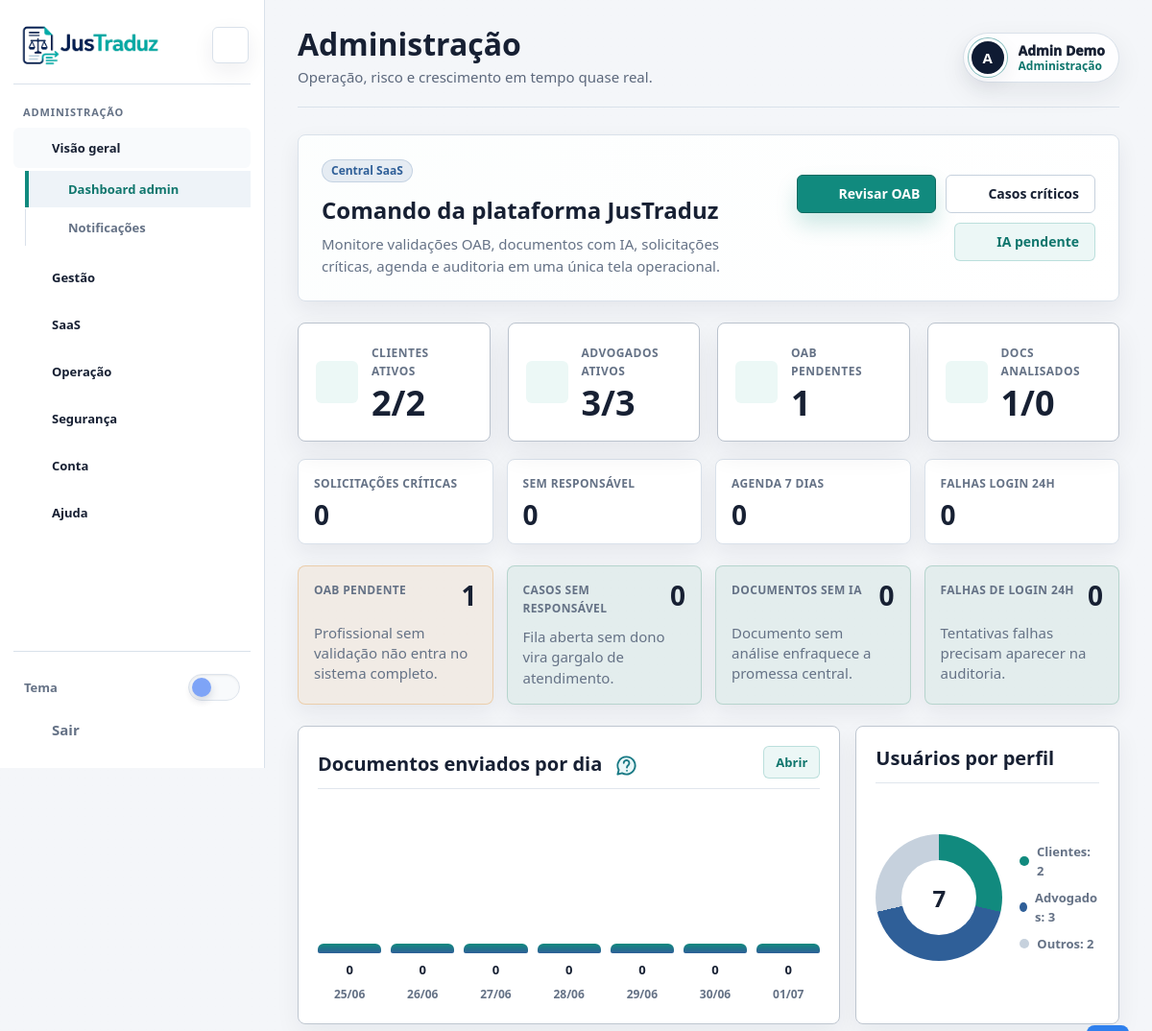
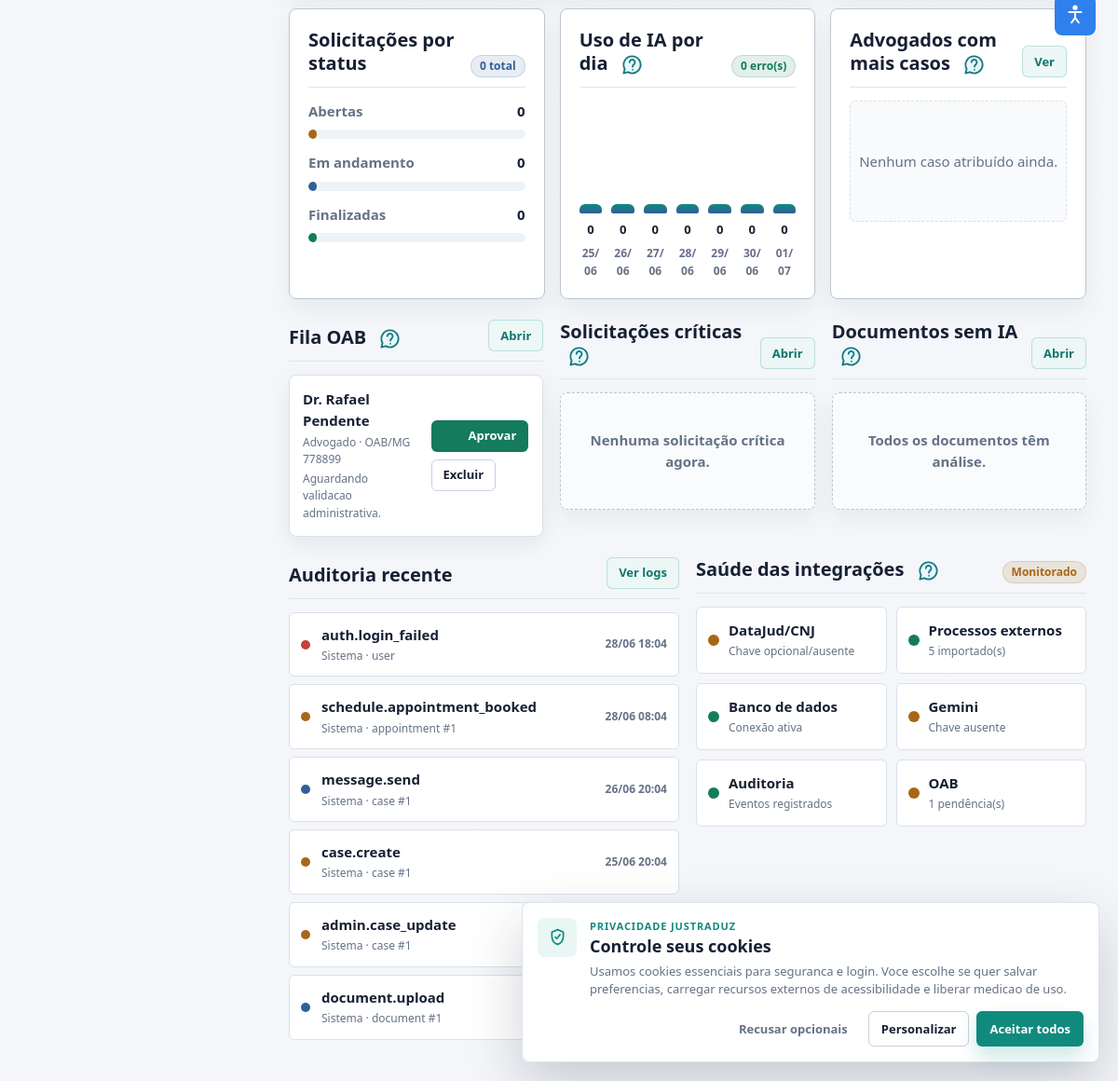
Screenshot of /frontend/admin/dashboard-admin.php (signed in) with the database file from the repository (2 pictures, top to bottom).
### tables this page shows
CREATE TABLE IF NOT EXISTS users (
    id INT AUTO_INCREMENT PRIMARY KEY,
    organization_id INT NULL,
    nome VARCHAR(100) NOT NULL,
    email VARCHAR(100) UNIQUE NOT NULL,
    senha VARCHAR(255) NOT NULL,
    tipo ENUM('cliente', 'advogado', 'admin') NOT NULL,
    
    oab VARCHAR(20),
    oab_uf VARCHAR(10),
    oab_status VARCHAR(50),
    oab_rejection_reason TEXT NULL,
    oab_submitted_at DATETIME NULL,
    oab_validated_at DATETIME NULL,
    oab_validated_by INT NULL,
    oab_parametro TEXT,
    oab_verificado BOOLEAN DEFAULT FALSE,

     
    oab_tipo VARCHAR(50),
    status_cna ENUM('pendente', 'verificado', 'invalido', 'nao_encontrado') DEFAULT 'pendente',
    cna_validado_em DATETIME NULL,
    cna_origem VARCHAR(50) NULL,
    cna_payload_cache TEXT NULL,
    cna_ultimo_erro TEXT NULL,
    cna_tentativas INT DEFAULT 0,
    
    telefone VARCHAR(25),
    cpf VARCHAR(14),
    foto_perfil VARCHAR(255),
    google_sub VARCHAR(255) UNIQUE,
    google_picture VARCHAR(255),
    google_linked_at DATETIME NULL,
    provider VARCHAR(30) NULL,
    profile_completed BOOLEAN DEFAULT TRUE,
    email_verified_at DATETIME NULL,
    deletion_requested_at DATETIME NULL,
    deletion_scheduled_at DATETIME NULL,
    status ENUM('ativo','inativo') DEFAULT 'ativo',
    created_at TIMESTAMP DEFAULT CURRENT_TIMESTAMP,
    updated_at DATETIME NULL DEFAULT NULL ON UPDATE CURRENT_TIMESTAMP,
    INDEX idx_users_tipo_status (tipo, status),
    UNIQUE KEY uniq_users_cpf (cpf),
    INDEX idx_users_oab_status (oab_status),
    INDEX idx_users_organization (organization_id),
    INDEX idx_users_provider (provider),
    INDEX idx_users_google_sub (google_sub),
    INDEX idx_users_deletion_schedule (deletion_scheduled_at),
    FOREIGN KEY (oab_validated_by) REFERENCES users(id) ON DELETE SET NULL
) DEFAULT CHARSET=utf8mb4;

CREATE TABLE IF NOT EXISTS audit_logs (
    id INT AUTO_INCREMENT PRIMARY KEY,
    user_id INT NULL,
    action VARCHAR(100) NOT NULL,
    entity_type VARCHAR(80),
    entity_id INT NULL,
    details JSON NULL,
    ip_address VARCHAR(45),
    user_agent VARCHAR(255),
    created_at TIMESTAMP DEFAULT CURRENT_TIMESTAMP,
    FOREIGN KEY (user_id) REFERENCES users(id) ON DELETE SET NULL,
    INDEX idx_audit_action (action, created_at),
    INDEX idx_audit_user (user_id, created_at),
    INDEX idx_audit_entity (entity_type, entity_id)
) DEFAULT CHARSET=utf8mb4;

### frontend/pages/admin/dashboard-admin.php (the view, shortened to what the rows shown need)
<?php
require_once dirname(__DIR__, 2) . '/app/bootstrap.php';
function admin_action_severity(string $action): string
{
    if (str_contains($action, 'failed') || str_contains($action, 'error') || str_contains($action, 'delete')) {
        return 'critical';
    }
    if (str_starts_with($action, 'admin.') || str_starts_with($action, 'case.') || str_starts_with($action, 'schedule.')) {
        return 'warning';
    }
    return 'info';
}
$pendingProfessionals = fetch_all(
    $pdo,
    "SELECT id, nome, email, tipo, oab, oab_uf, oab_status, status_cna, created_at
     FROM users
     WHERE tipo = 'advogado'
       AND status = 'ativo'
       AND oab_verificado = FALSE
       AND COALESCE(status_cna, 'pendente') = 'pendente'
       AND COALESCE(oab, '') <> ''
       AND COALESCE(oab_uf, '') <> ''
     ORDER BY created_at ASC
     LIMIT 6"
);
$recentAudit = fetch_all(
    $pdo,
    'SELECT a.action, a.entity_type, a.entity_id, a.created_at, a.ip_address, u.nome
     FROM audit_logs a
     LEFT JOIN users u ON u.id = a.user_id
     ORDER BY a.created_at DESC
     LIMIT 6'
);
?>
<!DOCTYPE html>
<html lang="pt-BR">
<head>
  <link rel="stylesheet" href="../assets/css/style.css?v=2026.07.02-vlibras-panel-1">
</head>
<body data-tour-page="dashboard_admin">
  <div class="app-shell admin-shell">
    <?php render_sidebar('admin', 'dashboard-admin.php', true); ?>
    <main class="app-main" data-tour-step="1" data-tour-title="Visão administrativa" data-tour-description="Esta central reúne operação, risco, validação, auditoria e crescimento da plataforma.">
      <section class="admin-hero admin-hero-ops" data-tour-step="2" data-tour-title="Indicadores de usuários" data-tour-description="Acompanhe clientes, profissionais ativos e pendências cadastrais.">
        <div>
          <h2>Comando da plataforma JusTraduz</h2>
        </div>
      </section>
      <section class="admin-dashboard-grid" data-tour-step="6" data-tour-title="Relatórios e tendências" data-tour-description="Use os gráficos para acompanhar volume, perfis, casos e utilização de IA.">
        <article class="card admin-chart-card admin-chart-card-wide">
          <div class="dash-section-title">
            <h2>Documentos enviados por dia</h2>
          </div>
        </article>
        <article class="card admin-chart-card">
          <div class="dash-section-title">
            <h2>Usuários por perfil <?= help_icon('Usuários', 'Acompanhe a distribuição de contas. Alterações de acesso devem ter finalidade e rastreabilidade.') ?></h2>
          </div>
        </article>
        <article class="card admin-chart-card">
          <div class="dash-section-title">
            <h2>Solicitações por status <?= help_icon('Solicitações e casos', 'Use os status para identificar gargalos, casos sem responsável e riscos de atendimento.') ?></h2>
          </div>
        </article>
        <article class="card admin-chart-card">
          <div class="dash-section-title">
            <h2>Uso de IA por dia</h2>
          </div>
        </article>
        <article class="card admin-chart-card">
          <div class="dash-section-title">
            <h2>Advogados com mais casos</h2>
          </div>
        </article>
      </section>
      <section class="grid grid-3 admin-work-grid" data-tour-step="7" data-tour-title="Filas operacionais" data-tour-description="Revise OAB, solicitações críticas e documentos sem IA sem expor conteúdo jurídico ou dados pessoais.">
        <article class="dash-section">
          <div class="dash-section-title">
            <h2>Fila OAB</h2>
          </div>
          <?php if (!$pendingProfessionals): ?>
            <?= empty_state('Nenhum profissional pendente.') ?>
          <?php else: ?>
            <div class="admin-review-list">
              <?php foreach ($pendingProfessionals as $professional): ?>
                <div class="review-item">
                  <div>
                    <strong><?= e($professional['nome']) ?></strong>
                    <span><?= e(ucfirst($professional['tipo'])) ?> · OAB/<?= e($professional['oab_uf']) ?> <?= e($professional['oab']) ?></span>
                    <small><?= e($professional['oab_status'] ?: 'Aguardando revisão') ?></small>
                  </div>
                  <div class="review-actions">
                    <form action="<?= e(app_url('/backend/public/index.php?rota=/admin/professionals/oab')) ?>" method="post">
                      <button class="btn btn-success btn-sm" type="submit"><?= icon_svg('check') ?> Aprovar</button>
                    </form>
                    <form action="<?= e(app_url('/backend/public/index.php?rota=/admin/professionals/oab')) ?>" method="post" data-confirm="Reprovar esta OAB vai manter a conta profissional bloqueada. Continuar?">
                      <button class="btn btn-outline btn-sm" type="submit">Excluir</button>
                    </form>
                  </div>
                </div>
              <?php endforeach; ?>
            </div>
          <?php endif; ?>
        </article>
        <article class="dash-section">
          <div class="dash-section-title">
            <h2>Solicitações críticas</h2>
          </div>
        </article>
        <article class="dash-section">
          <div class="dash-section-title">
            <h2>Documentos sem IA</h2>
          </div>
        </article>
      </section>
      <section class="grid grid-2 admin-panels" data-tour-step="8" data-tour-title="Auditoria e integrações" data-tour-description="Consulte eventos relevantes, monitore integrações e mantenha acesso administrativo responsável.">
        <article class="dash-section">
          <div class="dash-section-title">
            <h2>Auditoria recente <?= help_icon('Auditoria', 'Consulte eventos operacionais e de segurança sem copiar dados pessoais ou conteúdo de documentos.') ?></h2>
          </div>
          <?php if (!$recentAudit): ?>
            <?= empty_state('Nenhum evento de auditoria registrado.') ?>
          <?php else: ?>
            <div class="admin-audit-feed">
              <?php foreach ($recentAudit as $log): ?>
                <?php $severity = admin_action_severity((string) $log['action']); ?>
                <a href="auditoria.php?action=<?= urlencode((string) $log['action']) ?>" class="audit-feed-item is-<?= e($severity) ?>">
                  <span class="audit-dot"></span>
                  <div>
                    <strong><?= e($log['action']) ?></strong>
                    <small><?= e($log['nome'] ?: 'Sistema') ?> · <?= e($log['entity_type'] ?: '-') ?><?= $log['entity_id'] ? ' #' . (int) $log['entity_id'] : '' ?></small>
                  </div>
                  <time><?= e(date('d/m H:i', strtotime($log['created_at']))) ?></time>
                </a>
              <?php endforeach; ?>
            </div>
          <?php endif; ?>
        </article>
        <article class="dash-section">
          <div class="dash-section-title">
            <h2>Saúde das integrações</h2>
          </div>
        </article>
      </section>
    </main>
  </div>
</body>
</html>

### frontend/app/ui/icons.php (shortened to what the rows shown need)
<?php
function icon_svg(string $name): string
{
    $paths = $icons[$name] ?? $icons['file'];
    return '<svg class="svg-icon" viewBox="0 0 24 24" aria-hidden="true" focusable="false">' . $paths . '</svg>';
}

### rows the page displays
users: nome "Dr. Rafael Pendente", tipo "Advogado", oab_uf "MG", oab "778899", oab_status "Aguardando validacao administrativa."
audit_logs: action "auth.login_failed", nome "Sistema", entity_type "user", created_at "28/06 18:04"
audit_logs: action "schedule.appointment_booked", nome "Sistema", entity_type "appointment", entity "1", created_at "28/06 08:04"
audit_logs: action "message.send", nome "Sistema", entity_type "case", entity "1", created_at "26/06 20:04"
audit_logs: action "case.create", nome "Sistema", entity_type "case", entity "1", created_at "25/06 20:04"
audit_logs: action "admin.case_update", nome "Sistema", entity_type "case", entity "1", created_at "25/06 20:04"
audit_logs: action "document.upload", nome "Sistema", entity_type "document", entity "1"

### other values shown
$label "ADMINISTRAÇÃO"
$module['label'] "Visão geral"
$item['label'] "Dashboard admin"
$item['label'] "Notificações"
$module['label'] "Gestão"
$module['label'] "SaaS"
$module['label'] "Operação"
$module['label'] "Segurança"
$module['label'] "Conta"
$title "Administração"
$subtitle "Operação, risco e crescimento em tempo quase real."
current_user_name() "Admin Demo"
$accountPlanLabel "Administração"
$initial "A"
$label "CLIENTES ATIVOS ADVOGADOS ATIVOS OAB PENDENTES DOCS ANALISADOS"
